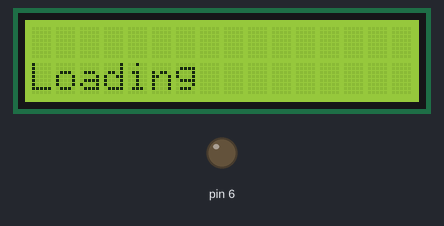
This sketch was run on a simulated Arduino Uno, built with avr-gcc and run on an emulated ATmega328P. Parts: 16×2 character LCD, output pins drawn as LEDs (lit = HIGH).

Above: at 0.21 s.
At 6.23 s:
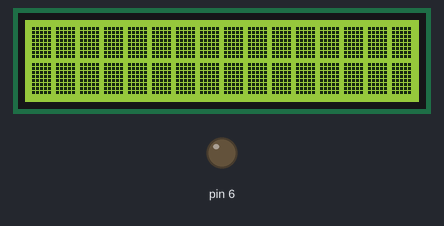
At 10.8 s:
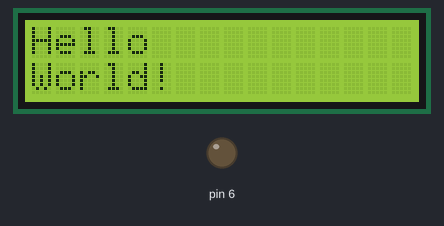
At 16.84 s:
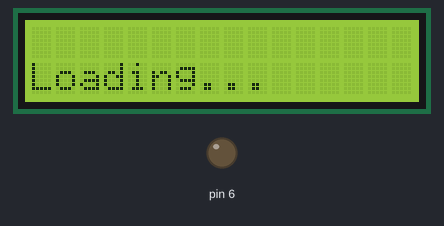

The sketch:

lcd-hello-world.ino
```cpp
#include <LiquidCrystal.h>

LiquidCrystal lcd(12, 11, 5, 4, 3, 2);
int contrast = 0;

void setup() {
  Serial.begin(9600);
  analogWrite(6, contrast);
  lcd.begin(16, 2);

  byte allPixelsTurnedOn[8] = {
    0b11111,
    0b11111,
    0b11111,
    0b11111,
    0b11111,
    0b11111,
    0b11111,
    0b11111,
  };

  lcd.createChar(1, allPixelsTurnedOn);
}

void loop() {
  for (int i = 0; i < 5; i++) {
    load();
  }

  lcd.clear();

  for (int i = 0; i < 5; i++) {
    lightsUp();
  }

  slideHello();
  slideWorld();

  delay(5000);
}

void slideHello() {
  for (int i = 16; i > 0; i--) {
    lcd.setCursor(i - 1, 0);
    lcd.print("Hello           ");
    delay(50);
  }
}

void slideWorld() {
  for (int i = 16; i > 0; i--) {
    lcd.setCursor(i - 1, 1);
    lcd.print("World!          ");
    delay(50);
  }
}

void load() {
  lcd.clear();

  lcd.setCursor(0, 1);
  lcd.print("Loading");
    delay(300);

  for (int i = 0; i < 3; i++) {
    lcd.print(".");
    delay(300);
  }
}

void lightsUp() {
  lcd.setCursor(0, 0);
  for(int i = 0; i < 16; i++) {
    lcd.write(byte(1));
  }

  lcd.setCursor(0, 1);
  for(int i = 0; i < 16; i++) {
    lcd.write(byte(1));
  }

  delay(300);
  lcd.clear();
  delay(300);
}
```

Measured:
- by itself, everything shown: repeats every 15.7 s, in 62 steps
- what the display in image 2 shows lasts 5.1 s, from 10.7 s to 15.8 s
